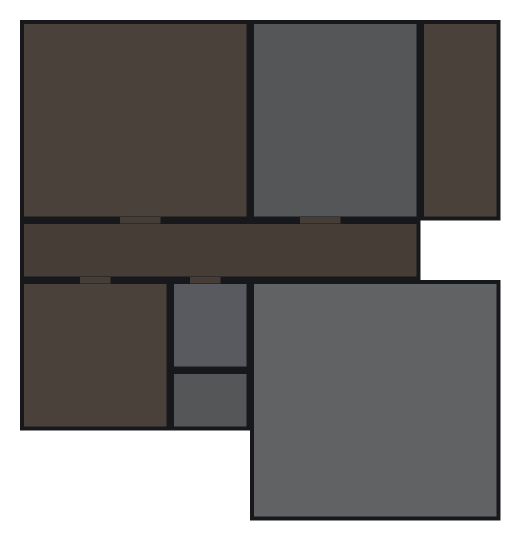
#> input picture examples/sketch-main.png, 1040 x 1080 px (shown at 1/2 size)
$ python prepare_floorplan.py ../examples/sketch-main.png --out out.png
#> lines starting #> are read from the running program, lines starting #| are printed output that depends on the picture
#!/usr/bin/env python3
"""Turn a floorplan export (Floorplanner, Magicplan, a listing JPG...) into a dark-theme background.

Usage:
    python3 scripts/prepare_floorplan.py input.jpg --out floor-main.png [--crop x0 y0 x1 y1]

What it does, in order:
  1. Crops to the drawing: auto-detects the non-white bounds (pass --crop to override,
     e.g. to exclude a watermark in a corner).
  2. Mutes it for a dark UI: saturation 70%, brightness 78% (tweak with --saturation/--brightness).
  3. Knocks out the paper: flood-fills near-white from the edges to transparent, so the plan
     floats on the dashboard background. Interior light floors are untouched because the fill
     only spreads from the outside.

Prints the output size. Use it as the floor's `width`/`height` in panel.yaml; room rectangles
are measured in these pixel coordinates.

Requires: Pillow.
"""
import argparse
from collections import deque
from pathlib import Path

from PIL import Image, ImageEnhance


def bounds(im, threshold=700, step=3):
    px = im.load()
    w, h = im.size
    xs = [x for x in range(w) for y in range(0, h, step) if sum(px[x, y]) < threshold]
    ys = [y for y in range(h) for x in range(0, w, step) if sum(px[x, y]) < threshold]
    if not xs:
        return 0, 0, w, h
    pad = 4
    return max(min(xs) - pad, 0), max(min(ys) - pad, 0), min(max(xs) + pad, w), min(max(ys) + pad, h)


def knock_out_paper(im, brightness):
    rgba = im.convert("RGBA")
    d = rgba.load()
    w, h = rgba.size
    limit = brightness * 235
    seen, q = set(), deque()
    q.extend((x, 0) for x in range(w))
    q.extend((x, h - 1) for x in range(w))
    q.extend((0, y) for y in range(h))
    q.extend((w - 1, y) for y in range(h))
    while q:
        x, y = q.popleft()
        if (x, y) in seen or not (0 <= x < w and 0 <= y < h):
            continue
        seen.add((x, y))
        r, g, b, _ = d[x, y]
        if min(r, g, b) >= limit:
            d[x, y] = (0, 0, 0, 0)
            q.extend(((x + 1, y), (x - 1, y), (x, y + 1), (x, y - 1)))
    return rgba


def main():
    ap = argparse.ArgumentParser(description=__doc__, formatter_class=argparse.RawDescriptionHelpFormatter)
    ap.add_argument("input", type=Path)
    ap.add_argument("--out", type=Path, required=True)
    ap.add_argument("--crop", type=int, nargs=4, metavar=("X0", "Y0", "X1", "Y1"))
    ap.add_argument("--saturation", type=float, default=0.7)
    ap.add_argument("--brightness", type=float, default=0.78)
    args = ap.parse_args()

    im = Image.open(args.input).convert("RGB")
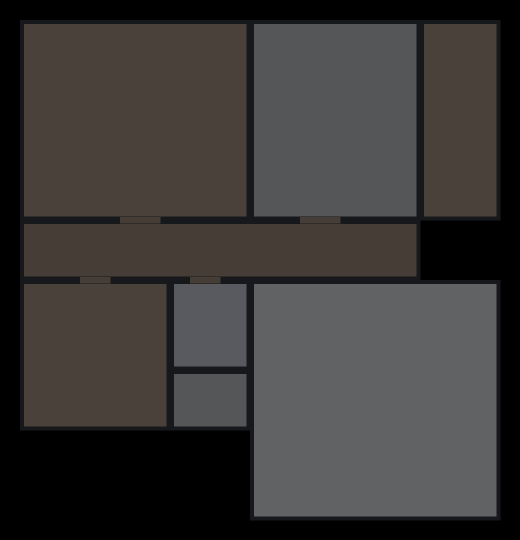
#> im: PIL image 1040x1080 RGB (shown at 1/2 size); mean R, G, B 58.8, 56.8, 55
    box = tuple(args.crop) if args.crop else bounds(im)
#> in bounds, `xs = [x for x in range(w) for y in range(0, h, step) if sum(px[x, y]) ..`: xs = 374400 items
#> in bounds, `ys = [y for y in range(h) for x in range(0, w, step) if sum(px[x, y]) ..`: ys = 374760 items
#> box = (0, 0, 1040, 1080)
    im = im.crop(box)
    im = ImageEnhance.Color(im).enhance(args.saturation)
    im = ImageEnhance.Brightness(im).enhance(args.brightness)
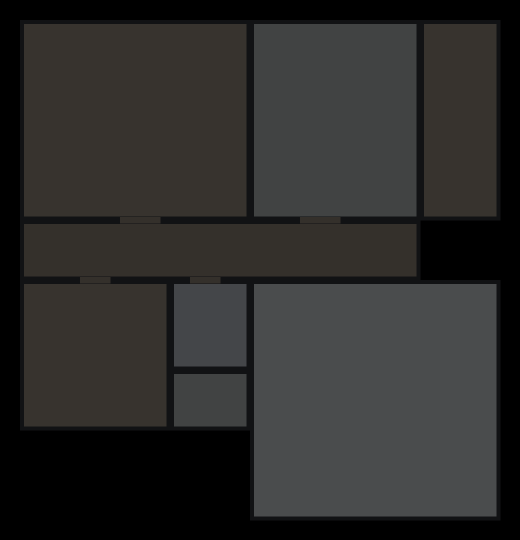
#> im: PIL image 1040x1080 RGB (shown at 1/2 size); mean R, G, B 44.7, 44, 42.7
    out = knock_out_paper(im, args.brightness)
#> after the loop in knock_out_paper, `while q:`: seen = 4236 items
    out.save(args.out)
    print(f"crop {box} -> {args.out} {out.width}x{out.height}  (use width: {out.width}, height: {out.height})")
#| crop (0, 0, 1040, 1080) -> out.png 1040x1080  (use width: 1040, height: 1080)


if __name__ == "__main__":
    main()
